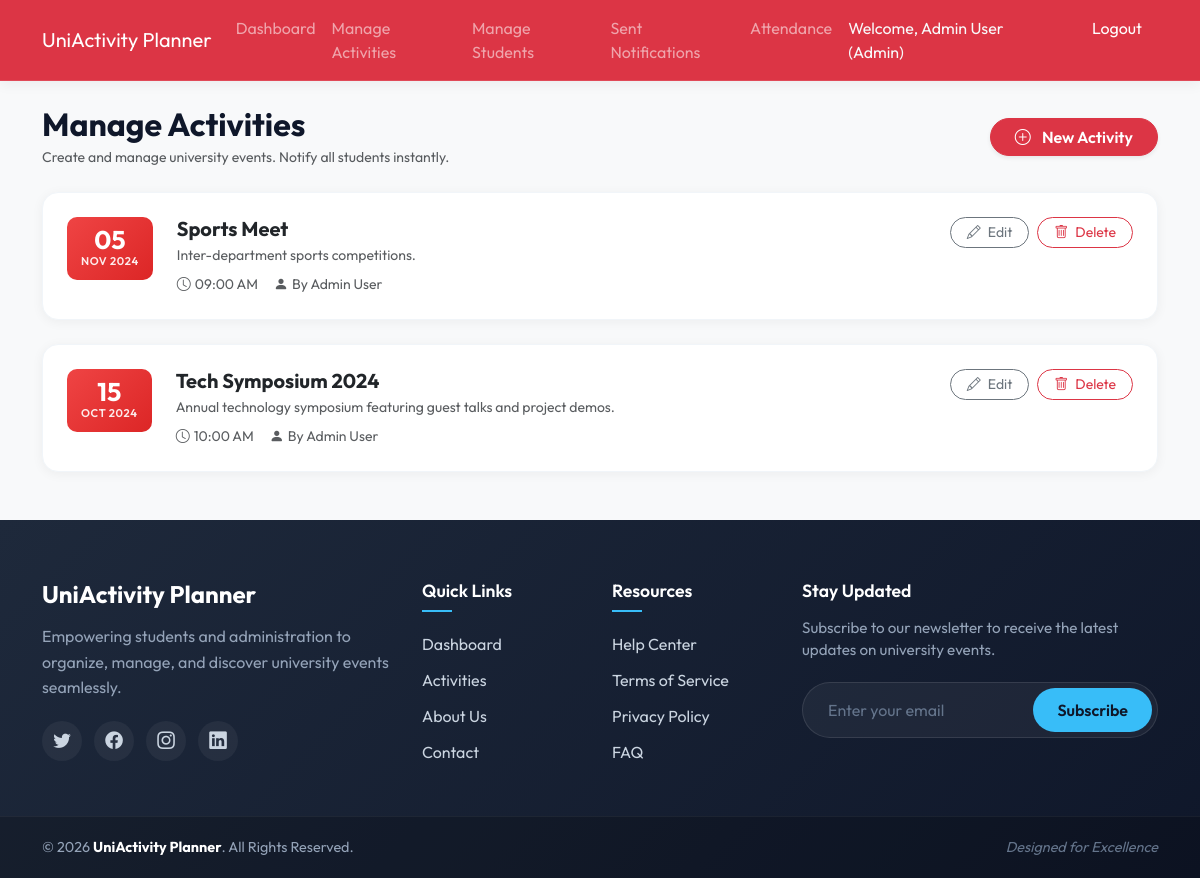
Page /admin/activities.php (signed in) on the committed database.
### tables this page shows
CREATE TABLE IF NOT EXISTS `activities` (
  `id` int(11) NOT NULL AUTO_INCREMENT,
  `title` varchar(255) NOT NULL,
  `description` text NOT NULL,
  `activity_date` datetime NOT NULL,
  `created_by` int(11) NOT NULL,
  PRIMARY KEY (`id`),
  KEY `created_by` (`created_by`),
  CONSTRAINT `activities_ibfk_1` FOREIGN KEY (`created_by`) REFERENCES `users` (`id`) ON DELETE CASCADE
);

CREATE TABLE IF NOT EXISTS `users` (
  `id` int(11) NOT NULL AUTO_INCREMENT,
  `name` varchar(100) NOT NULL,
  `email` varchar(100) NOT NULL,
  `password` varchar(255) NOT NULL,
  `role` enum('admin','student') NOT NULL DEFAULT 'student',
  PRIMARY KEY (`id`),
  UNIQUE KEY `email` (`email`)
);

### admin/activities.php (the view, shortened to what this page needs)
<?php
require_once '../config/database.php';
require_once '../includes/header.php';
$activities = $pdo->query("
    SELECT a.*, u.name as admin_name
    FROM activities a
    LEFT JOIN users u ON a.created_by = u.id
    ORDER BY a.activity_date DESC
")->fetchAll();
?>
<div class="d-flex justify-content-between align-items-center mb-4">
    <div>
        <h2 class="fw-bold mb-1" style="color:#0f172a;">Manage Activities</h2>
        <p class="text-muted mb-0 small">Create and manage university events. Notify all students instantly.</p>
    </div>
    <button class="btn btn-danger rounded-pill px-4 shadow-sm fw-semibold" data-bs-toggle="modal" data-bs-target="#createModal">
        <i class="bi bi-plus-circle me-2"></i> New Activity
    </button>
</div>
<?php if ($activities): ?>
<div class="row g-4">
    <?php foreach ($activities as $act): ?>
    <div class="col-12">
        <div class="activity-card p-4">
            <div class="d-flex align-items-start gap-4">
                <div class="card-date-badge flex-shrink-0">
                    <div class="day"><?php echo date('d', strtotime($act['activity_date'])); ?></div>
                    <div class="month"><?php echo date('M Y', strtotime($act['activity_date'])); ?></div>
                </div>
                <div class="flex-grow-1">
                    <div class="d-flex justify-content-between align-items-start">
                        <div>
                            <h5 class="fw-bold text-dark mb-1"><?php echo htmlspecialchars($act['title']); ?></h5>
                            <p class="text-muted mb-2 small" style="max-width:600px;"><?php echo htmlspecialchars($act['description']); ?></p>
                            <div class="d-flex gap-3">
                                <span class="small text-muted"><i class="bi bi-clock me-1"></i><?php echo date('h:i A', strtotime($act['activity_date'])); ?></span>
                                <span class="small text-muted"><i class="bi bi-person-fill me-1"></i>By <?php echo htmlspecialchars($act['admin_name']); ?></span>
                            </div>
                        </div>
                        <div class="d-flex gap-2 ms-3 flex-shrink-0">
                            <button class="btn btn-sm btn-outline-secondary rounded-pill px-3"
                                data-bs-toggle="modal"
                                data-bs-target="#editModal<?php echo $act['id']; ?>">
                                <i class="bi bi-pencil me-1"></i> Edit
                            </button>
                            <form method="POST" class="d-inline" onsubmit="return confirm('Delete this activity permanently?');">
                                <button type="submit" class="btn btn-sm btn-outline-danger rounded-pill px-3">
                                    <i class="bi bi-trash me-1"></i> Delete
                                </button>
                            </form>
                        </div>
                    </div>
                </div>
            </div>
        </div>
    </div>
    <?php endforeach; ?>
</div>
<?php endif; ?>
<?php require_once '../includes/footer.php'; ?>

### assets/css/style.css (style rules this page uses)
body { background-color: #f8f9fa; font-family: 'Outfit', sans-serif; color: #333; }

### admin/activities.php (style rules this page uses)
.activity-card { background: #fff; border-radius: 16px; border: 1px solid #f1f5f9; box-shadow: 0 2px 12px rgba(0,0,0,0.05); transition: all 0.25s ease; overflow: hidden; }
.activity-card .card-date-badge { background: linear-gradient(135deg, #ef4444, #dc2626); color: white; border-radius: 10px; padding: 10px 14px; text-align: center; min-width: 60px; }
.activity-card .card-date-badge .day { font-size: 1.6rem; font-weight: 700; line-height: 1; }
.activity-card .card-date-badge .month { font-size: 0.7rem; font-weight: 600; letter-spacing: 0.05em; text-transform: uppercase; opacity: 0.9; }

### rows in the picture
activities: activity_date "05", activity_date "NOV 2024", title "Sports Meet", description "Inter-department sports competitions.", activity_date "09:00 AM", created_by.name "Admin User"
activities: activity_date "15", activity_date "OCT 2024", title "Tech Symposium 2024", description "Annual technology symposium featuring guest talks and project demos.", activity_date "10:00 AM", created_by.name "Admin User"

### other values in the picture
$name "Admin User"
$role "Admin"
